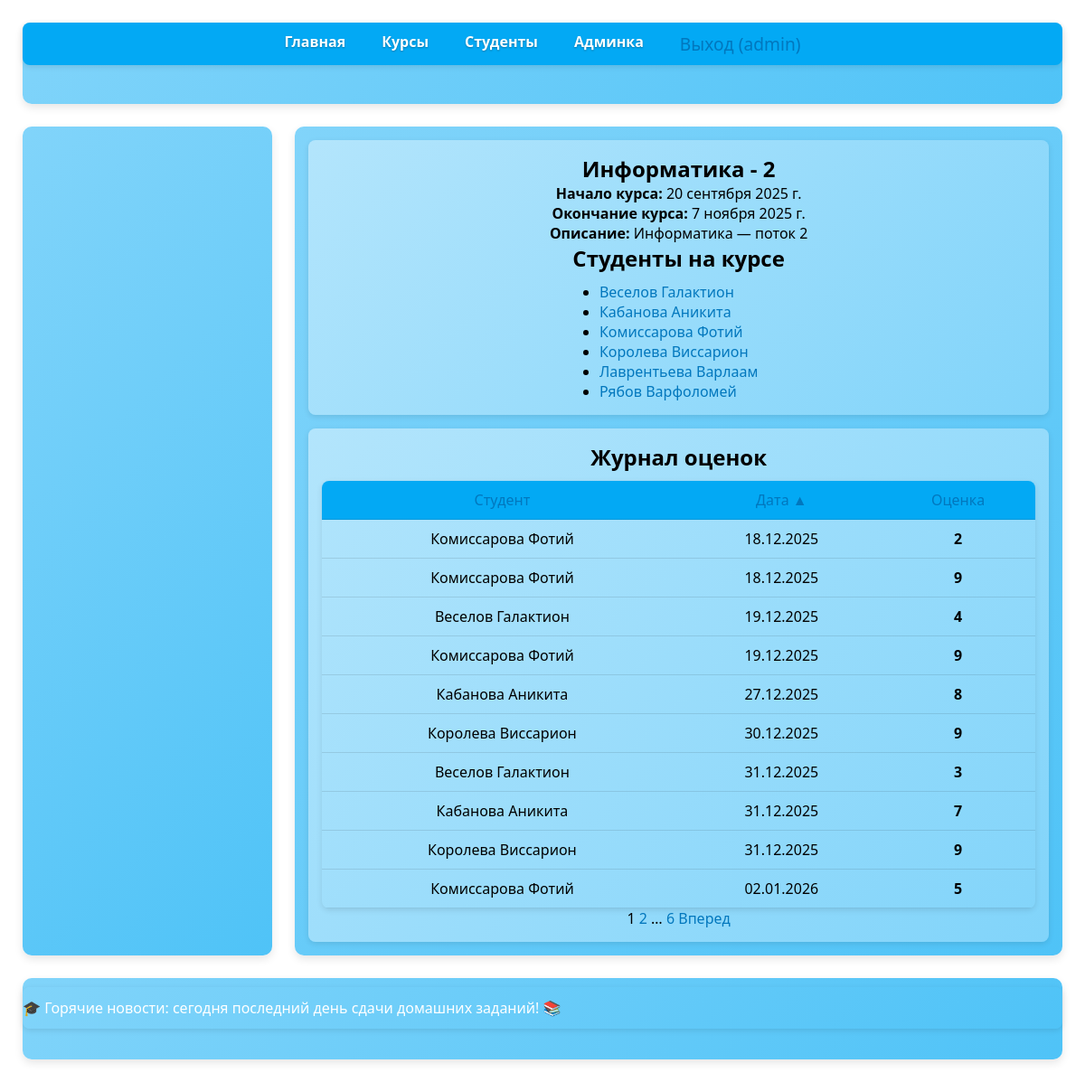
The page /courses/34/?sort=date&page=1 (signed in) on the database as committed earlier.
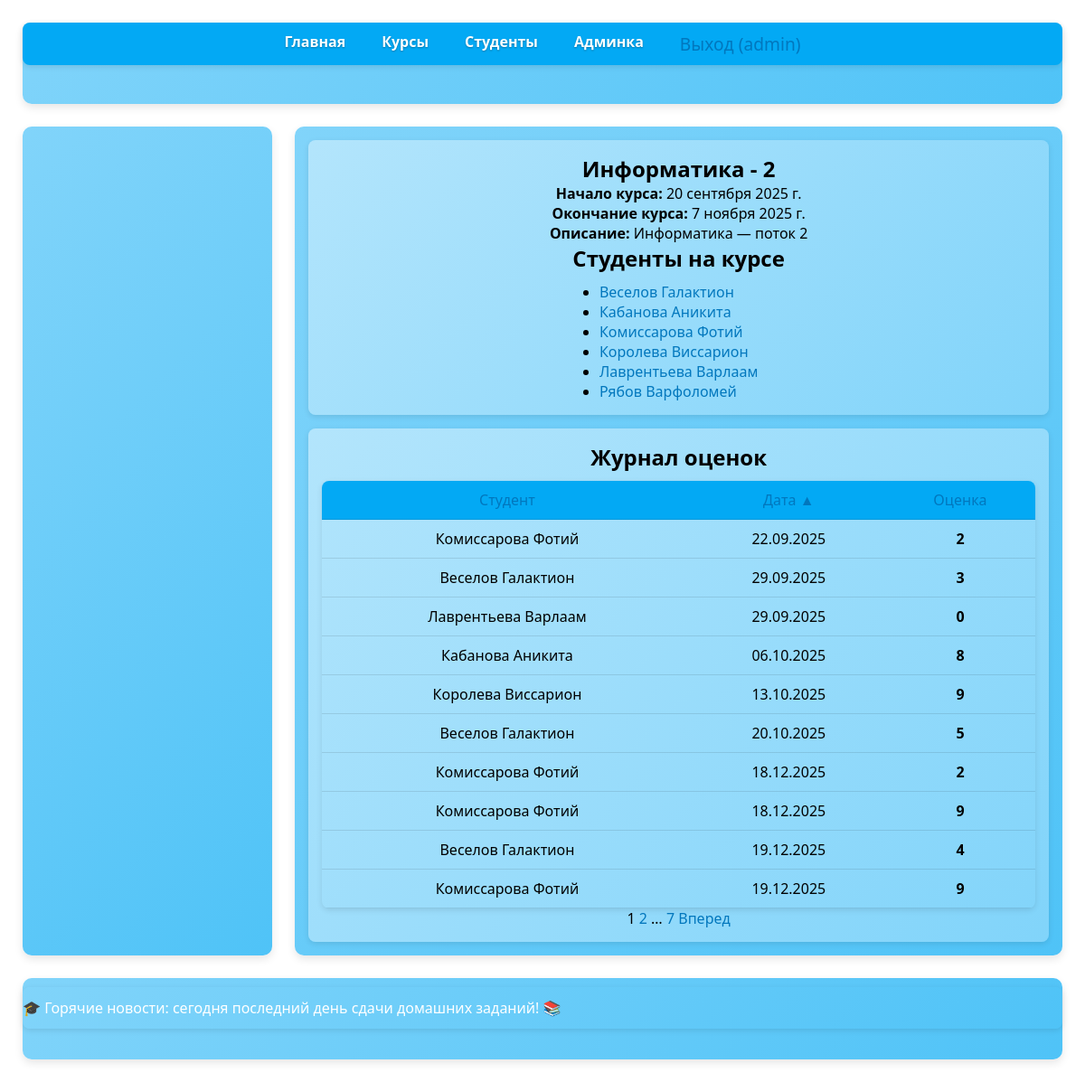
The same page on the database as committed later.
### main/models.py (models this page shows, shortened)
class Student(models.Model):
    name = models.CharField(max_length=30,
                            verbose_name="Имя",
                            null=False,
                            blank=False,
                            )
    surname = models.CharField(max_length=30,
                               verbose_name='Фамилия')
    age = models.SmallIntegerField(null=True,
                                   blank=True,
                                   verbose_name="Возраст",
                                   validators=[MinValueValidator(18),
                                               MaxValueValidator(99)])
    sex = models.CharField(
                        max_length=10,
                        choices=[('m', "Мужчина"),('f', "Женщина")],
                        verbose_name="Пол"
    )
    active = models.BooleanField(verbose_name='Активный',
                                 null=True, blank=True)
    course = models.ManyToManyField(
                to='Course',
                blank=True,
                verbose_name="Посещаемые курсы", related_name="students")
    photo = models.ImageField(upload_to='student_photo/',
                              blank=True,
                              null= True,
                              verbose_name='Фото')
    class Meta:
        verbose_name = "Студент"
        verbose_name_plural = "Студенты"
        indexes = [models.Index(fields=['surname'])]
        unique_together = [['name', 'surname']]
        ordering = ["surname"]

class Grade(models.Model):
    person = models.ForeignKey(
            Student,
            on_delete=models.CASCADE,
            related_name="grades",
            verbose_name = 'Чья оценка')
    grade = models.PositiveSmallIntegerField(
        default=0,
        validators=[MinValueValidator(0), MaxValueValidator(10)],
        verbose_name = 'Оценка'
    )
    homework = models.TextField(
        blank = True,
        verbose_name='Домашнее задание'
    )
    course = models.ForeignKey(
            Course,
            null=True,
            on_delete=models.CASCADE,
            verbose_name = 'Курс')
    date = models.DateField(verbose_name = 'Дата оценки', null=True)
    date_add = models.DateField(
            auto_now_add=True,
            null=True,
            verbose_name = 'Дата добавления')
    date_update = models.DateField(
            auto_now=True,
            null=True,
            verbose_name = 'Дата изменения')
    class Meta:
        verbose_name = "Оценка"
        verbose_name_plural = "Оценки"

### main/views.py (the view)
# urls.py: path('courses/<int:course_id>/', views.course_detail, name='course_detail'),
@login_required(login_url='/login/')
@teacher_required
def course_detail(request, course_id):
    course = get_object_or_404(Course, id = course_id)
    sort_param = request.GET.get('sort', '-date')
    allowed_sorts = ['grade', '-grade', 'date', '-date', 'person__surname', '-person__surname']
    if sort_param not in allowed_sorts:
        sort_param = '-date'
    grades_list = Grade.objects.filter(
        course=course).select_related('person').order_by(sort_param)
    paginator_grades = Paginator(grades_list, 10)
    page_number = request.GET.get('page')
    page_obj = paginator_grades.get_page(page_number)
    custom_page_range = page_obj.paginator.get_elided_page_range(
        page_obj.number,
        on_each_side = 1,
        on_ends = 1
    )
    return render(request, 'main/course_detail.html',
                  {'course': course,
                   'page_obj': page_obj,
                    'custom_page_range': custom_page_range,
                    'current_sort': sort_param}
                  )

### main/templates/main/course_detail.html (shortened to what this page needs)
{% extends 'base.html' %}
{% load journal_tags %}
{% block content1_head %}
    <h1>{{ course.get_name_display }} - {{ course.course_num }}</h1>
{% endblock %}
{% block content1 %}
<p><strong>Начало курса:</strong> {{ course.start_date }}</p>
<p><strong>Окончание курса:</strong> {{ course.end_date }}</p>
<p><strong>Описание:</strong> {{ course.description|default:"Нет описания" }}</p>
<h2>Студенты на курсе</h2>
{% if course.students.all %}
<ul>
    {% for student in course.students.all %}
        <li>
            <a href="{% url 'student_detail' student.id %}">
                {{ student.surname }} {{ student.name }}
            </a>
        </li>
    {% endfor %}
</ul>
{% else %}
<p>На этом курсе ещё нет студентов.</p>
{% endif %}
{% endblock %}
{% block content2 %}
<h2>Журнал оценок</h2>
<table class="journal-table">
    <thead>
        <tr>
            <th>
                <a href="?sort={% if current_sort == 'person__surname' %}-person__surname{% else %}person__surname{% endif %}&page={{ page_obj.number }}">
                    Студент {% if current_sort == 'person__surname' %}▲{% elif current_sort == '-person__surname' %}▼{% endif %}
                </a>
            </th>
            <th>
                <a href="?sort={% if current_sort == 'date' %}-date{% else %}date{% endif %}&page={{ page_obj.number }}">
                    Дата {% if current_sort == 'date' %}▲{% elif current_sort == '-date' %}▼{% endif %}
                </a>
            </th>
            <th>
                <a href="?sort={% if current_sort == 'grade' %}-grade{% else %}grade{% endif %}&page={{ page_obj.number }}">
                    Оценка {% if current_sort == 'grade' %}▲{% elif current_sort == '-grade' %}▼{% endif %}
                </a>
            </th>
        </tr>
    </thead>
    <tbody>
        {% for grade in page_obj %}
        <tr>
            <td>{{ grade.person.surname }} {{ grade.person.name }}</td>
            <td>{{ grade.date|date:"d.m.Y" }}</td>
            <td><strong>{{ grade.grade }}</strong></td>
        </tr>
        {% empty %}
        <tr><td colspan="3">Оценок пока нет.</td></tr>
        {% endfor %}
    </tbody>
</table>
<div class="pagination">
    {% for i in custom_page_range %}
        {% if i == page_obj.number %}
            <span class="current">{{ i }}</span>
        {% elif i == page_obj.paginator.ELLIPSIS %}
            <span class="ellipsis">{{ i }}</span>
        {% else %}
            <a href="?page={{ i }}&sort={{ current_sort }}">{{ i }}</a>
        {% endif %}
    {% endfor %}
    {% if page_obj.has_next %}
        <a href="?page={{ page_obj.next_page_number }}&sort={{ current_sort }}">Вперед</a>
    {% endif %}
</div>
{% endblock %}

Rows that differ between the two databases and show on the page:
no longer on this page (row unchanged): Grade: person.surname "Кабанова", person.name "Аникита", date "27.12.2025", grade "8"
no longer on this page (row unchanged): Grade: person.surname "Королева", person.name "Виссарион", date "30.12.2025", grade "9"
no longer on this page (row unchanged): Grade: person.surname "Веселов", person.name "Галактион", date "31.12.2025", grade "3"
no longer on this page (row unchanged): Grade: person.surname "Кабанова", person.name "Аникита", date "31.12.2025", grade "7"
no longer on this page (row unchanged): Grade: person.surname "Королева", person.name "Виссарион", date "31.12.2025", grade "9"
no longer on this page (row unchanged): Grade: person.surname "Комиссарова", person.name "Фотий", date "02.01.2026", grade "5"
added Grade: person.surname "Комиссарова", person.name "Фотий", date "22.09.2025", grade "2"
added Grade: person.surname "Веселов", person.name "Галактион", date "29.09.2025", grade "3"
added Grade: person.surname "Лаврентьева", person.name "Варлаам", date "29.09.2025", grade "0"
added Grade: person.surname "Кабанова", person.name "Аникита", date "06.10.2025", grade "8"
added Grade: person.surname "Королева", person.name "Виссарион", date "13.10.2025", grade "9"
added Grade: person.surname "Веселов", person.name "Галактион", date "20.10.2025", grade "5"
Other text that changed with them:
new list line: "7"
list line gone: "6"
